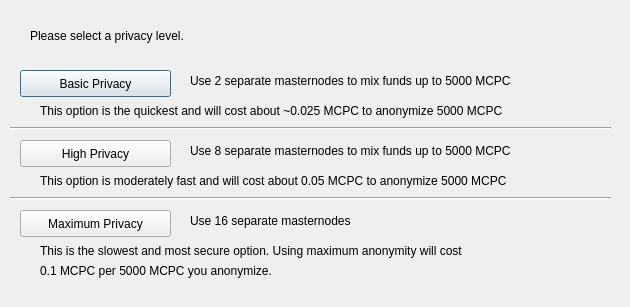
<?xml version="1.0" encoding="UTF-8"?>
<ui version="4.0">
 <class>ObfuscationConfig</class>
 <widget class="QDialog" name="ObfuscationConfig">
  <property name="geometry">
   <rect>
    <x>0</x>
    <y>0</y>
    <width>630</width>
    <height>307</height>
   </rect>
  </property>
  <property name="windowTitle">
   <string>Configure Obfuscation</string>
  </property>
  <widget class="QPushButton" name="buttonBasic">
   <property name="geometry">
    <rect>
     <x>20</x>
     <y>70</y>
     <width>151</width>
     <height>27</height>
    </rect>
   </property>
   <property name="text">
    <string>Basic Privacy</string>
   </property>
  </widget>
  <widget class="QPushButton" name="buttonHigh">
   <property name="geometry">
    <rect>
     <x>20</x>
     <y>140</y>
     <width>151</width>
     <height>27</height>
    </rect>
   </property>
   <property name="text">
    <string>High Privacy</string>
   </property>
  </widget>
  <widget class="QPushButton" name="buttonMax">
   <property name="geometry">
    <rect>
     <x>20</x>
     <y>210</y>
     <width>151</width>
     <height>27</height>
    </rect>
   </property>
   <property name="text">
    <string>Maximum Privacy</string>
   </property>
  </widget>
  <widget class="QLabel" name="label">
   <property name="geometry">
    <rect>
     <x>30</x>
     <y>20</y>
     <width>571</width>
     <height>31</height>
    </rect>
   </property>
   <property name="text">
    <string>Please select a privacy level.</string>
   </property>
  </widget>
  <widget class="QLabel" name="label_2">
   <property name="geometry">
    <rect>
     <x>190</x>
     <y>70</y>
     <width>421</width>
     <height>21</height>
    </rect>
   </property>
   <property name="text">
    <string>Use 2 separate masternodes to mix funds up to 5000 MCPC</string>
   </property>
  </widget>
  <widget class="QLabel" name="label_3">
   <property name="geometry">
    <rect>
     <x>190</x>
     <y>140</y>
     <width>411</width>
     <height>21</height>
    </rect>
   </property>
   <property name="text">
    <string>Use 8 separate masternodes to mix funds up to 5000 MCPC</string>
   </property>
  </widget>
  <widget class="QLabel" name="label_4">
   <property name="geometry">
    <rect>
     <x>190</x>
     <y>210</y>
     <width>421</width>
     <height>21</height>
    </rect>
   </property>
   <property name="text">
    <string>Use 16 separate masternodes</string>
   </property>
  </widget>
  <widget class="QLabel" name="label_6">
   <property name="geometry">
    <rect>
     <x>40</x>
     <y>100</y>
     <width>561</width>
     <height>21</height>
    </rect>
   </property>
   <property name="text">
    <string>This option is the quickest and will cost about ~0.025 MCPC to anonymize 5000 MCPC</string>
   </property>
  </widget>
  <widget class="QLabel" name="label_7">
   <property name="geometry">
    <rect>
     <x>40</x>
     <y>170</y>
     <width>561</width>
     <height>21</height>
    </rect>
   </property>
   <property name="text">
    <string>This option is moderately fast and will cost about 0.05 MCPC to anonymize 5000 MCPC</string>
   </property>
  </widget>
  <widget class="QLabel" name="label_8">
   <property name="geometry">
    <rect>
     <x>40</x>
     <y>240</y>
     <width>561</width>
     <height>21</height>
    </rect>
   </property>
   <property name="text">
    <string>This is the slowest and most secure option. Using maximum anonymity will cost</string>
   </property>
  </widget>
  <widget class="QLabel" name="label_9">
   <property name="geometry">
    <rect>
     <x>40</x>
     <y>260</y>
     <width>561</width>
     <height>21</height>
    </rect>
   </property>
   <property name="text">
    <string>0.1 MCPC per 5000 MCPC you anonymize.</string>
   </property>
  </widget>
  <widget class="Line" name="line">
   <property name="geometry">
    <rect>
     <x>10</x>
     <y>120</y>
     <width>601</width>
     <height>16</height>
    </rect>
   </property>
   <property name="orientation">
    <enum>Qt::Horizontal</enum>
   </property>
  </widget>
  <widget class="Line" name="line_2">
   <property name="geometry">
    <rect>
     <x>10</x>
     <y>190</y>
     <width>601</width>
     <height>16</height>
    </rect>
   </property>
   <property name="orientation">
    <enum>Qt::Horizontal</enum>
   </property>
  </widget>
 </widget>
 <resources/>
 <connections/>
</ui>
